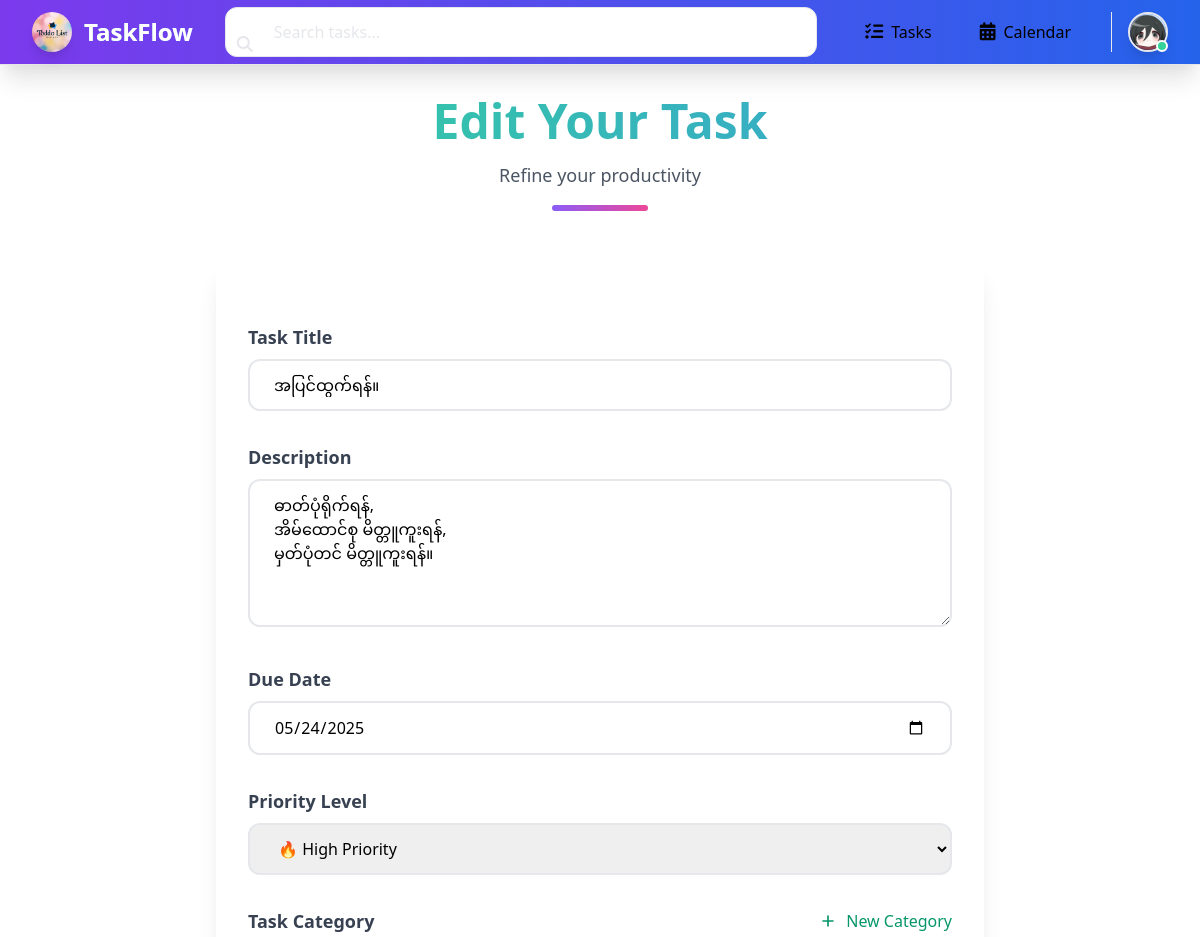
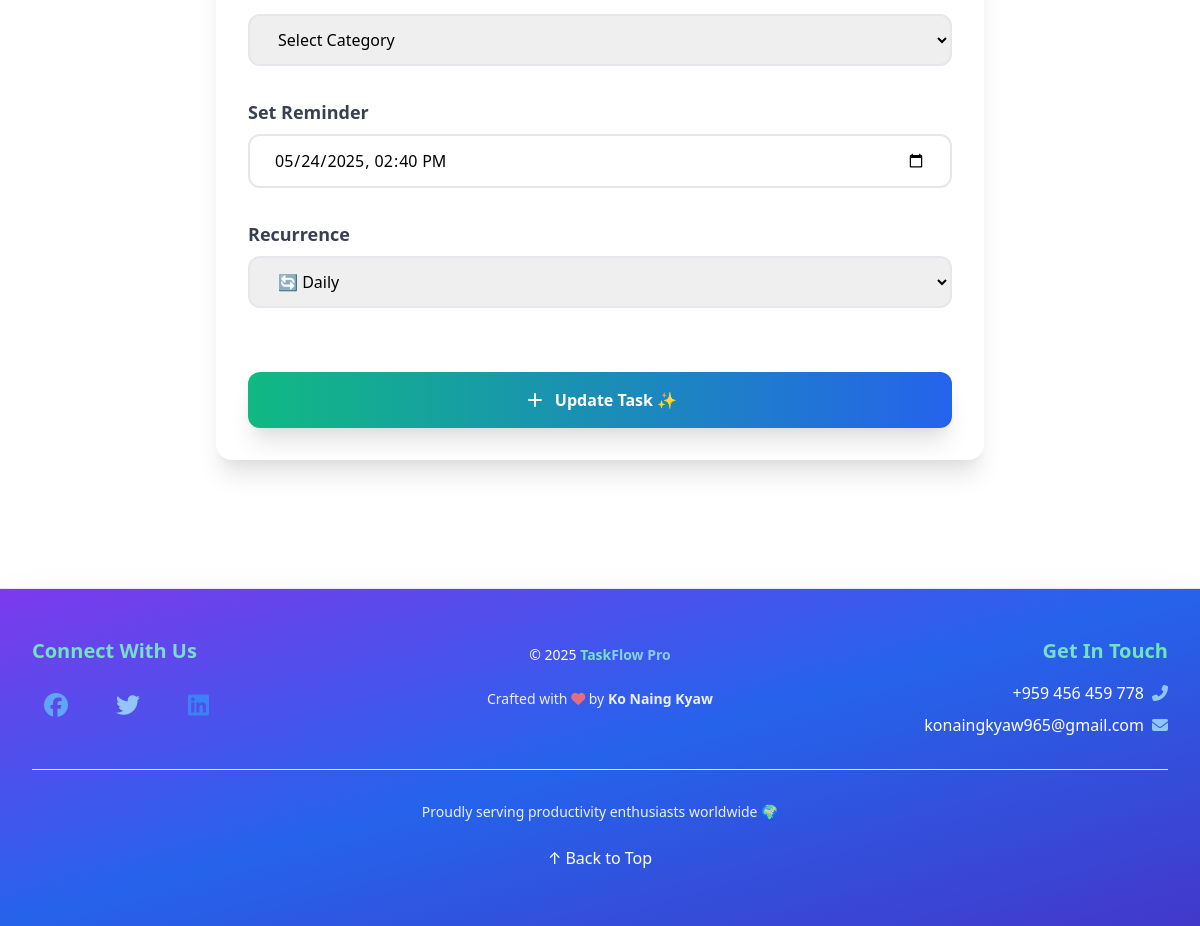
The app's page /task_update/73/ (signed in) with its own data (2 pictures, top to bottom).
### myapp/models.py (models this page shows, shortened)
class Profile(models.Model):
    user = models.OneToOneField(User, on_delete=models.CASCADE)
    profile_pic = models.ImageField(
        upload_to='profile_pics/',
        default='default_profile_pic.jpg'
    )
    bio = models.TextField(blank=True, null=True)

class Task(models.Model):
    PRIORITY_CHOICES = [
        ('High', 'High'),
        ('Medium', 'Medium'),
        ('Low', 'Low'),
    ]
    RECURRENCE_CHOICES = [
        ('none', 'None'),
        ('daily', 'Daily'),
        ('weekly', 'Weekly'),
        ('monthly', 'Monthly'),
    ]
    user = models.ForeignKey(User, on_delete=models.CASCADE ,null=True)
    shared_users = models.ManyToManyField(User, related_name='shared_tasks', blank=True)
    title = models.CharField(max_length=200)
    description = models.TextField(blank=True, null=True)
    created_at = models.DateTimeField(auto_now_add=True)
    due_date = models.DateTimeField(null=True, blank=True)
    is_completed = models.BooleanField(default=False)
    category = models.ForeignKey(
        Category,
        on_delete=models.SET_NULL,
        null=True,
        blank=True
    )
    priority = models.CharField(max_length=10, choices=PRIORITY_CHOICES, default='Medium')
    reminder = models.DateTimeField(null=True, blank=True)
    recurrence = models.CharField(max_length=10, choices=RECURRENCE_CHOICES, default='none')
    parent_task = models.ForeignKey(
        'self',
        on_delete=models.CASCADE,
        null=True,
        blank=True,
        related_name='subtasks'
    )
    order = models.PositiveIntegerField(default=0)
    class Meta:
        unique_together = ['title', 'due_date', 'user']
        ordering = ['order', '-created_at']

### myapp/views.py (the view)
# urls.py: path("task_update/<int:task_id>/", views.task_update, name="task_update"),
@login_required(login_url="login")
def task_update(request, task_id):
    task = get_object_or_404(Task, id=task_id)
    if task.user != request.user:
        raise Http404
    categories = Category.objects.filter(user=request.user)
    if request.method == "POST":
        form = TaskForm(request.POST, instance=task)
        if form.is_valid():
            try:
                task = form.save(commit=False)
                handle_category(request, task)
                task.save()
                form.save_m2m()
                messages.success(request, "Task updated successfully")
                return redirect("task_list")
            except IntegrityError:
                messages.error(request, "Duplicate task detected!")
            except Exception as e:
                messages.error(request, f"Error updating task: {str(e)}")
            return redirect("task_list")
        else:
            messages.error(request, "Please correct the errors below.")
    else:
        form = TaskForm(instance=task)
    return render(request, "task_create.html", {
        "form": form,
        "categories": categories,
        "task": task
    })

### myapp/forms.py
class TaskForm(forms.ModelForm):
    shared_users = forms.ModelMultipleChoiceField(
        queryset=User.objects.all(),
        required=False,
        widget=forms.CheckboxSelectMultiple,
        label="Share with users"
    )
    class Meta:
        model = Task
        fields = ['title', 'description', 'due_date', 'is_completed', 'category', 'priority', 'reminder', 'recurrence', 'parent_task', 'shared_users']
        widgets = {
            'due_date': forms.DateTimeInput(attrs={'type': 'datetime-local'}),
            'reminder': forms.DateTimeInput(attrs={'type': 'datetime-local'}),
        }

### myapp/context_processors.py (called while the page is built)
def profile_context(request):
    if request.user.is_authenticated:
        try:
            profile = Profile.objects.get(user=request.user)
        except Profile.DoesNotExist:
            profile = None
    else:
        profile = None
    return {'profile': profile}

### myapp/templates/task_create.html (shortened to what this page needs)
{% extends 'base.html' %}
{% block body %}
<div class="container mx-auto px-4 py-8">
  {% if user.is_authenticated %}
    <div class="mb-12 text-center">
      <h1 class="text-5xl font-extrabold mb-4 text-transparent bg-clip-text bg-gradient-to-r from-green-400 via-blue-500 to-purple-600 animate-gradient-shift">
      </h1>
      <p class="text-gray-600 dark:text-gray-400 text-lg font-medium">
        {% if task.id %}Refine your productivity{% else %}Craft your next achievement{% endif %}
      </p>
      <div class="mt-4 w-24 h-1.5 bg-gradient-to-r from-purple-500 to-pink-500 rounded-full mx-auto"></div>
    </div>
    <form method="post"
          action="{% if task.id %}{% url 'task_update' task.id %}{% else %}{% url 'task_create' %}{% endif %}"
          class="bg-white dark:bg-gray-900 shadow-xl rounded-2xl p-8 max-w-3xl mx-auto space-y-8 transition-all duration-300 hover:shadow-2xl">
      <div class="space-y-2">
        <label for="title" class="block text-lg font-semibold text-gray-700 dark:text-gray-300">Task Title</label>
        <input type="text" id="title" name="title" required
               class="w-full px-6 py-3 border-2 border-gray-200 rounded-xl focus:outline-none focus:border-green-500
                      dark:bg-gray-800 dark:border-gray-700 dark:text-white transition-all duration-300
                      placeholder-gray-400 dark:placeholder-gray-500"
               placeholder="Enter task title"
               value="{% if form.title.value %}{{ form.title.value }}{% elif task.title %}{{ task.title }}{% endif %}">
      </div>
      <div class="space-y-2">
        <label for="description" class="block text-lg font-semibold text-gray-700 dark:text-gray-300">Description</label>
        <textarea id="description" name="description" rows="5"
                  class="w-full px-6 py-3 border-2 border-gray-200 rounded-xl focus:outline-none focus:border-green-500
                         dark:bg-gray-800 dark:border-gray-700 dark:text-white transition-all duration-300
                         placeholder-gray-400 dark:placeholder-gray-500"
                  placeholder="Describe your task...">{% if form.description.value %}{{ form.description.value }}{% elif task.description %}{{ task.description }}{% endif %}</textarea>
      </div>
      <div class="space-y-2">
        <label for="due_date" class="block text-lg font-semibold text-gray-700 dark:text-gray-300">Due Date</label>
        <input type="date" id="due_date" name="due_date"
               class="w-full px-6 py-3 border-2 border-gray-200 rounded-xl focus:outline-none focus:border-green-500
                      dark:bg-gray-800 dark:border-gray-700 dark:text-white transition-all duration-300"
               value="{% if form.due_date.value %}{{ form.due_date.value|date:'Y-m-d' }}{% elif task.due_date %}{{ task.due_date|date:'Y-m-d' }}{% endif %}">
      </div>
      <div class="space-y-2">
        <label for="priority" class="block text-lg font-semibold text-gray-700 dark:text-gray-300">Priority Level</label>
        <select id="priority" name="priority"
                class="w-full px-6 py-3 border-2 border-gray-200 rounded-xl focus:outline-none focus:border-green-500
                       dark:bg-gray-800 dark:border-gray-700 dark:text-white transition-all duration-300">
          <option value="High" {% if form.priority.value == "High" or task.priority == "High" %}selected{% endif %}>🔥 High Priority</option>
        </select>
      </div>
      <div class="space-y-4">
        <div class="flex items-center justify-between">
          <label class="block text-lg font-semibold text-gray-700 dark:text-gray-300">Task Category</label>
          <button type="button" onclick="toggleCategoryCreation()"
                  class="text-green-600 hover:text-green-700 font-medium flex items-center gap-2 transition-all">
            <svg class="w-5 h-5" fill="none" stroke="currentColor" viewBox="0 0 24 24">
              <path stroke-linecap="round" stroke-linejoin="round" stroke-width="2" d="M12 6v6m0 0v6m0-6h6m-6 0H6"></path>
            </svg>
            New Category
          </button>
        </div>
        <div id="existingCategory">
          <select name="category" class="w-full px-6 py-3 border-2 border-gray-200 rounded-xl focus:outline-none focus:border-green-500
                                       dark:bg-gray-800 dark:border-gray-700 dark:text-white transition-all duration-300">
            <option value="">Select Category</option>
          </select>
        </div>
      </div>
      <div class="space-y-2">
        <label for="reminder" class="block text-lg font-semibold text-gray-700 dark:text-gray-300">Set Reminder</label>
        <input type="datetime-local" id="reminder" name="reminder"
               class="w-full px-6 py-3 border-2 border-gray-200 rounded-xl focus:outline-none focus:border-green-500
                      dark:bg-gray-800 dark:border-gray-700 dark:text-white transition-all duration-300"
               value="{% if form.reminder.value %}{{ form.reminder.value|date:'Y-m-d\TH:i' }}{% elif task.reminder %}{{ task.reminder|date:'Y-m-d\TH:i' }}{% endif %}">
      </div>
      <div class="space-y-2">
        <label for="recurrence" class="block text-lg font-semibold text-gray-700 dark:text-gray-300">Recurrence</label>
        <select id="recurrence" name="recurrence"
                class="w-full px-6 py-3 border-2 border-gray-200 rounded-xl focus:outline-none focus:border-green-500
                       dark:bg-gray-800 dark:border-gray-700 dark:text-white transition-all duration-300">
          <option value="daily" {% if form.recurrence.value == "daily" or task.recurrence == "daily" %}selected{% endif %}>🔄 Daily</option>
        </select>
      </div>
      <div class="pt-8">
        <button type="submit"
                class="w-full bg-gradient-to-r from-green-500 to-blue-600 hover:from-green-600 hover:to-blue-700
                       text-white font-bold px-8 py-4 rounded-xl shadow-xl transition-all duration-300 transform
                       hover:scale-[1.02] flex items-center justify-center gap-2">
          <svg class="w-6 h-6" fill="none" stroke="currentColor" viewBox="0 0 24 24">
            <path stroke-linecap="round" stroke-linejoin="round" stroke-width="2" d="M12 6v6m0 0v6m0-6h6m-6 0H6"></path>
          </svg>
          {% if task.id %}Update Task ✨{% else %}Create Magic 🚀{% endif %}
        </button>
      </div>
    </form>
  {% endif %}
</div>
{% endblock %}

### templates/header.html (shortened to what this page needs)
{% load static %}
<nav class="bg-gradient-to-r from-purple-600 to-blue-600 shadow-xl backdrop-blur-md border-b border-white/10">
  <div class="max-w-7xl mx-auto px-4 sm:px-6 lg:px-8">
    <div class="flex items-center justify-between h-16">
      <div class="flex items-center space-x-3 flex-shrink-0">
        <a href="{% url 'home' %}" class="flex items-center space-x-3 group">
          <img src="{% static 'images/app-logo.jpg' %}" alt="App Logo"
               class="w-10 h-10 rounded-full shadow-lg transform transition-all duration-300 group-hover:rotate-12 group-hover:scale-110">
          <span class="text-white text-2xl font-bold bg-gradient-to-r from-green-300 to-blue-300 bg-clip-text text-transparent">
            TaskFlow
          </span>
        </a>
      </div>
      <div class="hidden lg:flex flex-1 max-w-2xl mx-8">
        <form method="get" action="{% url 'task_list' %}" class="w-full">
          <div class="relative">
            <input name="search" value="{{ search_query|default:'' }}"
                   class="w-full pl-12 pr-4 py-3 rounded-xl bg-white/10 backdrop-blur-sm border border-white/20
                          text-white placeholder-gray-200 focus:outline-none focus:ring-2 focus:ring-green-400
                          focus:border-transparent transition-all"
                   type="search"
                   placeholder="Search tasks...">
            <button type="submit" class="absolute left-3 top-1/2 -translate-y-1/2 text-gray-200">
              <i class="fa-solid fa-magnifying-glass"></i>
            </button>
          </div>
        </form>
      </div>
      <div class="hidden lg:flex items-center space-x-6">
        <div class="flex space-x-4">
          <a href="{% url 'task_list' %}"
             class="px-4 py-2.5 rounded-lg flex items-center space-x-2 text-white/90 hover:text-white
                    hover:bg-white/10 transition-all duration-200">
            <i class="fa-solid fa-list-check text-lg"></i>
            <span>Tasks</span>
          </a>
          <a href="{% url 'calendar' %}"
             class="px-4 py-2.5 rounded-lg flex items-center space-x-2 text-white/90 hover:text-white
                    hover:bg-white/10 transition-all duration-200">
            <i class="fa-solid fa-calendar-days text-lg"></i>
            <span>Calendar</span>
          </a>
        </div>
        <div class="ml-4 flex items-center space-x-4 border-l border-white/20 pl-4">
          {% if user.is_authenticated %}
            <div class="relative group">
              <a href="{% url 'profile' %}" class="flex items-center space-x-3">
                <div class="relative">
                  <img src="{% if profile.profile_pic %}{{ profile.profile_pic.url }}{% else %}{% static 'images/default-profile.jpg' %}{% endif %}"
                       class="w-10 h-10 rounded-full border-2 border-white/30 hover:border-green-400
                              transition-all duration-300 shadow-lg">
                  <div class="absolute bottom-0 right-0 w-3 h-3 bg-green-400 rounded-full border-2 border-white"></div>
                </div>
              </a>
            </div>
          {% endif %}
        </div>
      </div>
    </div>
  </div>
</nav>

### myapp/templates/task_create.html (style rules this page uses)
.animate-gradient-shift { background-size: 300% 300%; animation: gradient-shift 8s ease infinite; }

### records on screen
Profile: profile_pic (picture)
Task: title "အပြင်ထွက်ရန်။", description "ဓာတ်ပုံရိုက်ရန်, အိမ်ထောင်စု မိတ္တူကူးရန်, မှတ်ပုံတင် မိတ္တူကူးရန်။", priority "🔥 High Priority", recurrence "🔄 Daily"
